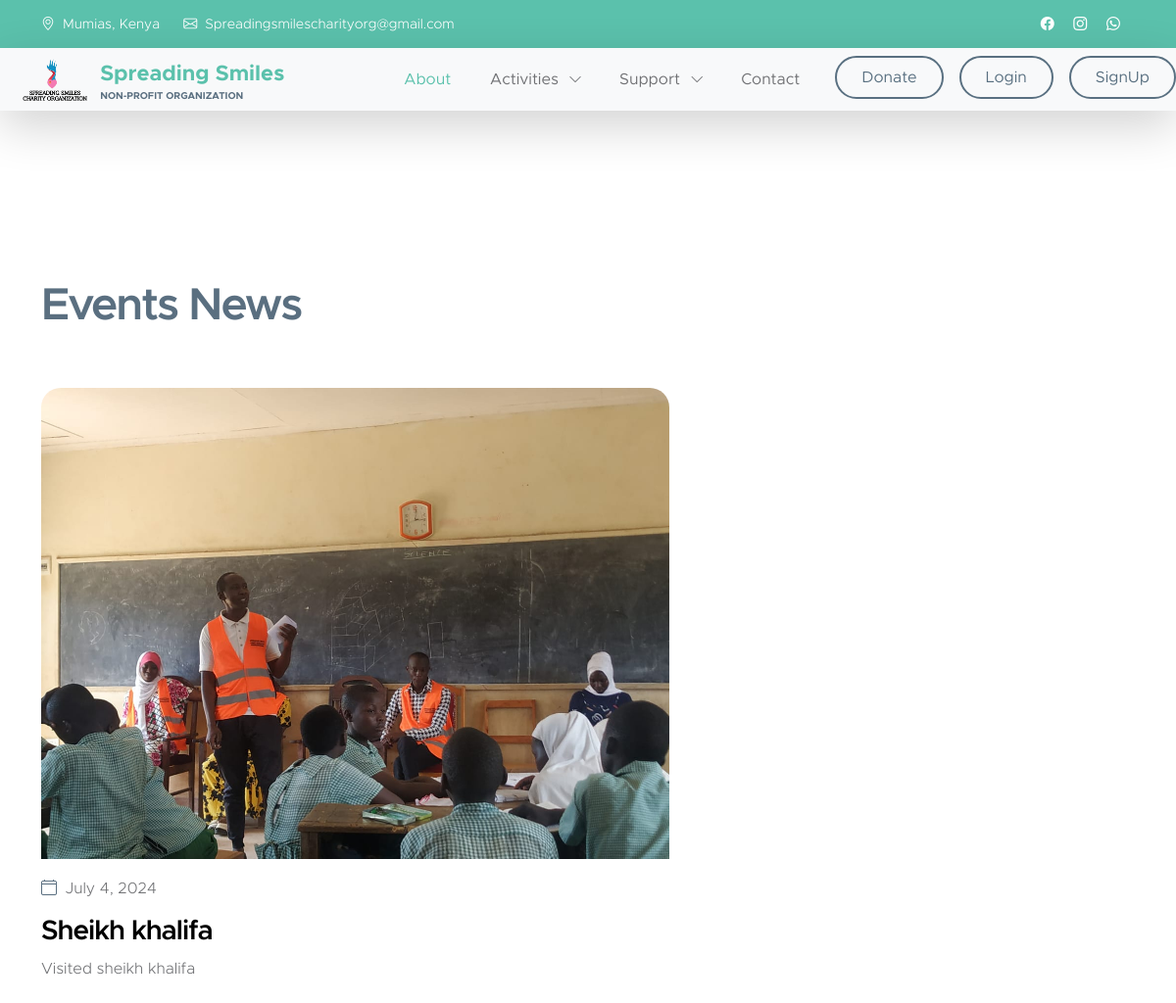
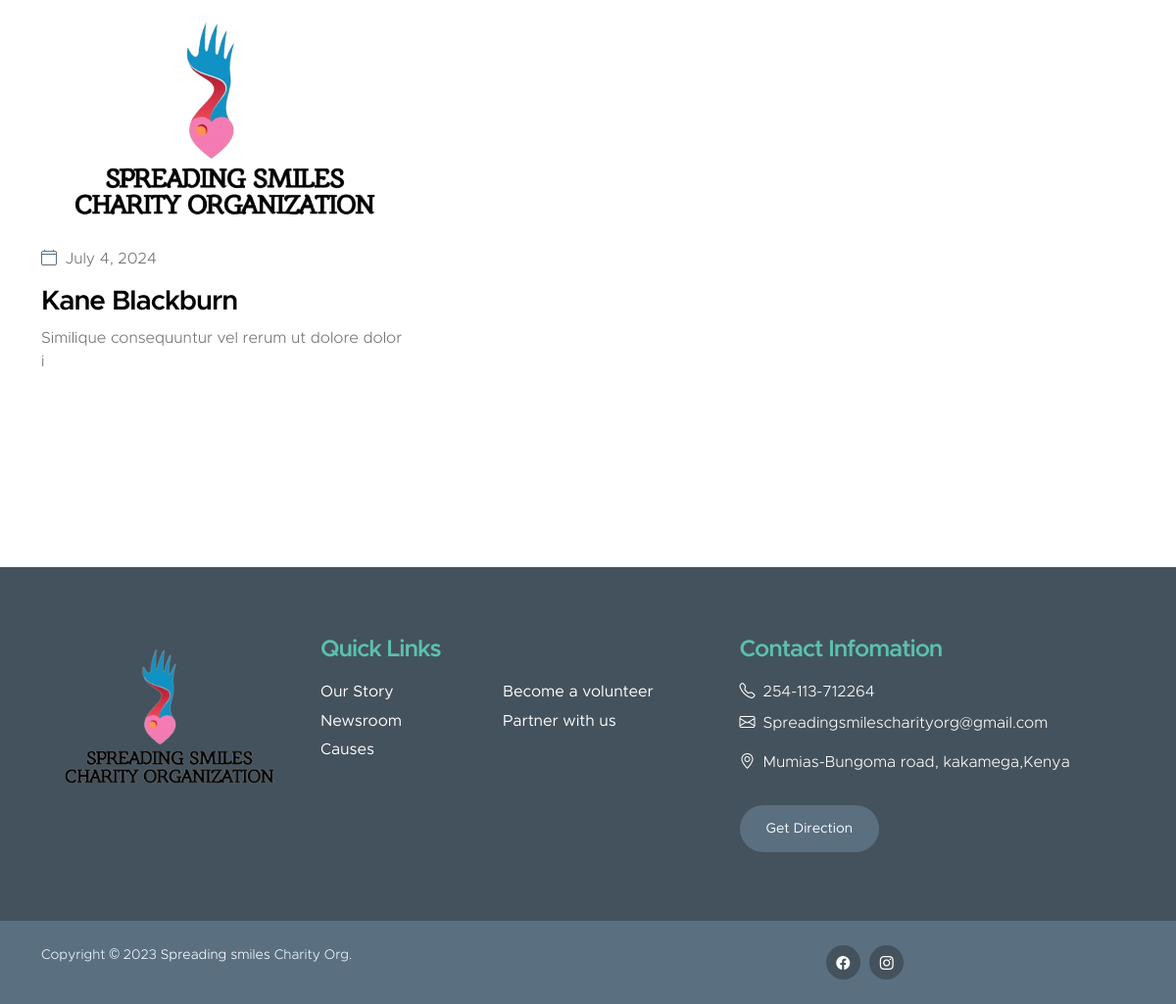
The page /events on the database as committed earlier (2 pictures, top to bottom).
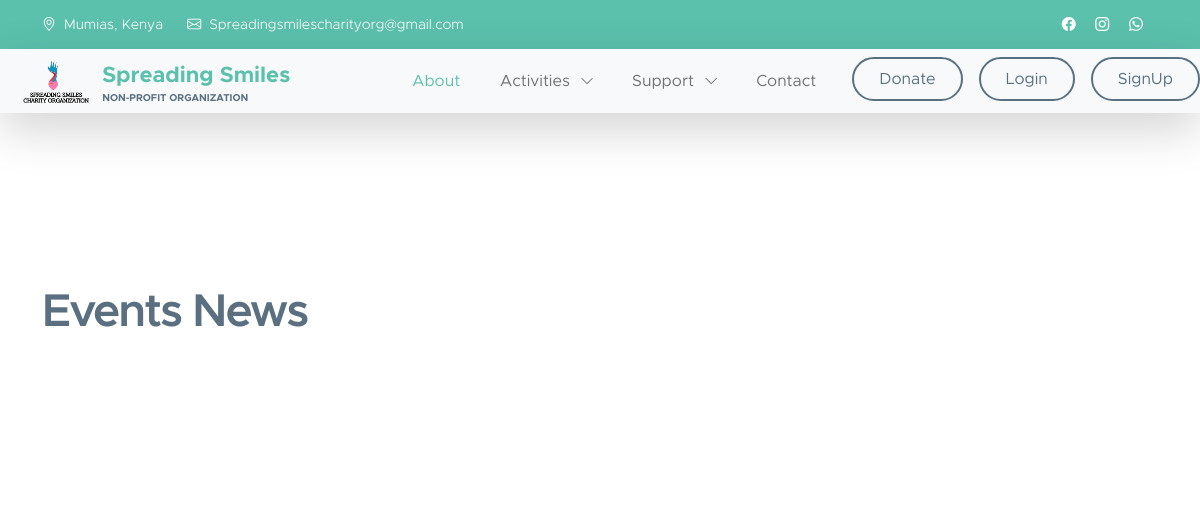
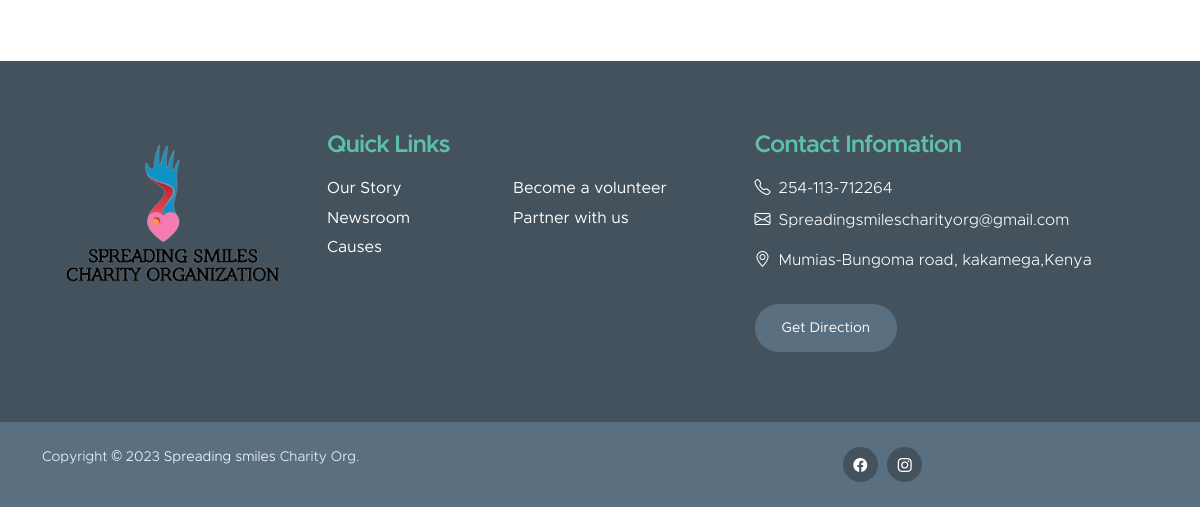
The same page on the database as committed later (2 pictures, top to bottom).
### main_app/models.py (models this page shows, shortened)
class Event(models.Model):
    name = models.CharField(max_length=50)
    profile= models.ImageField(upload_to='upload/Events')
    About =models.CharField(max_length=50)
    subject = models.CharField(max_length=250)
    Date = models.DateField(auto_now=True, null= True)
    is_new = models.BooleanField(default=False, )
    is_superuser = models.BooleanField(default=False,)

### main_app/views.py (the view)
# urls.py: path('events', views.Events, name="Events"),
def Events(request, ):
    events = Event.objects.all()
    happy = happy_customers.objects.all()
    return render(request, "News.html", {"events": events, "happy": happy})

### main_app/templates/News.html (shortened to what this page needs)
{% extends "layouts/master.html" %}
{% load static %}
{% block body %}
<br><br><br>
<section class="news-section section-padding" id="section_5">
    <div class="container">
        <div class="row">
            <div class="col-lg-12 col-12 mb-5">
                <h2>Events News</h2>
            </div>
{% for event in events  %}
            <div class="col-lg-7 col-12">
                <div class="news-block">
                    <div class="news-block-top">
                        <a href="news-detail.html">
                            <img src="{{event.profile.url}}"
                                class="news-image img-fluid" alt="">
                        </a>
                    <div class="news-block-info">
                        <div class="d-flex mt-2">
                            <div class="news-block-date">
                                <p>
                                    <i class="bi-calendar4 custom-icon me-1"></i>
                                    {{event.Date}}
                                </p>
                            </div>
                        </div>
                        <div class="news-block-title mb-2">
                            <h4><a href="{% url 'information' event.id %}" class="news-block-title-link"> {{event.name}}  </a></h4>
                        </div>
                        <div class="news-block-body">
                            <p>  {{event.About}} </p>
                        </div>
                    </div>
                </div>
            </div>
 {% endfor %}
        </div>
    </div>
</section>
<br><br><br>
{% endblock body %}

### main_app/templates/layouts/master.html (shortened to what this page needs)
{% load static %}
<!doctype html>
<html lang="en">
<head>
    <link href="{% static 'css/bootstrap.min.css' %}" rel="stylesheet">
    <link href="{% static 'css/bootstrap-icons.css' %}" rel="stylesheet">
    <link href="{% static 'css/templatemo-kind-heart-charity.css' %}" rel="stylesheet">
</head>
{% include "layouts/navbar.html" %}
{% block body %}
{% endblock body %}
{% include 'layouts/footer.html' %}

### main_app/templates/layouts/navbar.html (shortened to what this page needs)
{% load static %}
<body id="section_1">
    <header class="site-header">
        <div class="container">
            <div class="row">
                <div class="col-lg-8 col-12 d-flex flex-wrap">
                    <p class="d-flex me-4 mb-0">
                        <i class="bi-geo-alt me-2"></i>
                        Mumias, Kenya
                    </p>
                    <p class="d-flex mb-0">
                        <i class="bi-envelope me-2"></i>
                        <a href="mailto:info@company.com">
                            Spreadingsmilescharityorg@gmail.com
                        </a>
                    </p>
                </div>
                <div class="col-lg-3 col-12 ms-auto d-lg-block d-none">
                    <ul class="social-icon">
                        <li class="social-icon-item">
                            <a href="https://www.facebook.com/spread55" class="social-icon-link bi-facebook"></a>
                        </li>
                        <li class="social-icon-item">
                            <a href="https://www.instagram.com/sp.readingsmilesorg_kenya/" class="social-icon-link bi-instagram"></a>
                        </li>
                        <li class="social-icon-item">
                            <a href="https://web.whatsapp.com/" class="social-icon-link bi-whatsapp"></a>
                        </li>
                    </ul>
                </div>
            </div>
        </div>
    </header>
    <nav class="navbar navbar-expand-lg bg-light shadow-lg">
            <a class="navbar-brand px-3" href="{% url "home" %}">
                <img src="{% static 'images/Image/header_img.png' %}" class="logo img-fluid" alt="">
                <span>
                    Spreading Smiles
                    <small>Non-profit Organization</small>
                </span>
            </a>
        <div class="collapse navbar-collapse" id="navbarNav">
            <ul class="navbar-nav ms-auto">
                    <li class="nav-item">
                        <a class="nav-link  " href="{% url 'About' %}">About</a>
                    </li>
                    <div class="dropdown nav-item">
                        <a href=""class="btn-primary dropdown-toggle nav-link" type="button" data-bs-toggle="dropdown" aria-expanded="false">
                          Activities
                        </a>
                    </div>
                    <div class="dropdown nav-item">
                        <a class="dropdown-toggle nav-link" type="button" data-bs-toggle="dropdown" aria-expanded="false">
                          Support
                        </a>
                    </div>
                    <li class="nav-item">
                        <a class="nav-link " href="{% url 'Contact' %}">Contact</a>
                    </li>
                    <li class="nav-item ms-3">
                        <a class="nav-link custom-btn custom-border-btn btn" href="{% url 'Donation' %}" target="_blank"  >Donate</a>
                    </li>
                {% if user.is_authenticated%}
                        <div class="dropdown nav-item py-3">
                            <i class="fa-solid fa-lock ms-2" style="width:150px;"></i>
                            <ul class="dropdown-menu col-sm-9">
                                <li class="dropdown-item text-center">
                                    <a class="nav-link custom-btn custom-border-btn btn" href="{% url 'logout'%}">logout</a>
                                </li>
                            </ul>
                        </div>
                    {% else %}
                    <li class="nav-item ms-3">
                        <a class="nav-link custom-btn custom-border-btn btn" href="{% url 'signin' %}">Login</a>
                    </li>
                    <li class="nav-item ms-3">
                        <a class="nav-link custom-btn custom-border-btn btn" href="{% url 'signup' %}">SignUp</a>
                    </li>
                {% endif %}
            </ul>
        </div>
    </nav>

### main_app/templates/layouts/footer.html (shortened to what this page needs)
{% load static %}
<footer class="site-footer">
    <div class="container">
        <div class="row">
            <div class="col-lg-3 col-12 mb-4">
                <img src="{% static 'images/Image/header_img.png' %}" class="logo img-fluid w-100 me-4" alt="">
            </div>
            <div class="col-lg-4 col-md-6 col-12 mb-4">
                <h5 class="site-footer-title mb-3">Quick Links</h5>
                <ul class="footer-menu">
                    <li class="footer-menu-item"><a href="about" class="footer-menu-link">Our Story</a></li>
                    <li class="footer-menu-item"><a href="events" class="footer-menu-link">Newsroom</a></li>
                    <li class="footer-menu-item"><a href="causes" class="footer-menu-link">Causes</a></li>
                    <li class="footer-menu-item"><a href="volunteer" class="footer-menu-link">Become a volunteer</a></li>
                    <li class="footer-menu-item"><a href="contact" class="footer-menu-link">Partner with us</a></li>
                </ul>
            </div>
            <div class="col-lg-4 col-md-6 col-12 mx-auto">
                <h5 class="site-footer-title mb-3">Contact Infomation</h5>
                <p class="text-white d-flex mb-2">
                    <i class="bi-telephone me-2"></i>
                    <a href="tel: 254-113-712264" class="site-footer-link">
                        254-113-712264
                    </a>
                </p>
                <p class="text-white d-flex">
                    <i class="bi-envelope me-2"></i>
                    <a href="mailto:Spreadingsmilescharityorg@gmail.com" class="site-footer-link">
                        Spreadingsmilescharityorg@gmail.com
                    </a>
                </p>
                <p class="text-white d-flex mt-3">
                    <i class="bi-geo-alt me-2"></i>
                    Mumias-Bungoma road, kakamega,Kenya
                </p>
                <a href="map" class="custom-btn btn mt-3">Get Direction</a>
            </div>
        </div>
    </div>
    <div class="site-footer-bottom">
        <div class="container">
            <div class="row">
                <div class="col-lg-6 col-md-7 col-12">
                    <p class="copyright-text mb-0">Copyright © 2023 <a href="">Spreading smiles</a> Charity Org.
                </div>
                <div class="col-lg-6 col-md-5 col-12 d-flex justify-content-center align-items-center mx-auto">
                    <ul class="social-icon">
                        <li class="social-icon-item">
                            <a href="https://www.facebook.com/spread55" class="social-icon-link bi-facebook"></a>
                        </li>
                        <li class="social-icon-item">
                            <a href="https://www.instagram.com/sp.readingsmilesorg_kenya/" class="social-icon-link bi-instagram"></a>
                        </li>
                    </ul>
                </div>
            </div>
        </div>
    </div>
</footer>

Rows that differ between the two databases and show on the page:
removed Event: profile (picture), Date "July 4, 2024", name "Sheikh khalifa", About "Visited sheikh khalifa"
removed Event: profile (picture), Date "July 4, 2024", name "Kane Blackburn", About "Similique consequuntur vel rerum ut dolore dolor i"
